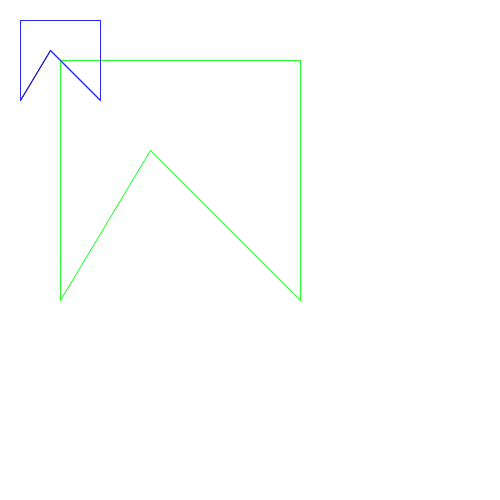
Frame 1 (no input)
Frame 60 (the mouse pressed at the canvas centre just before this capture): identical to frame 1, image omitted
Frame 120 (the mouse held since frame 60 and released just before this capture): identical to frame 1, image omitted

The Processing sketch that drew this single still picture (run headless with seeded random() and noise(); from frame 60 on, the mouse is pressed at the canvas centre):

// Processing sketch: Main
// ── Main.pde
vector a = new vector(20,20), b =new vector(100,20), c =new vector(20,100), d = new vector(100,100),e = new vector(50,50);

line x = new line(a,b),y = new line(a,c),z = new line(d,b), w = new line(e,c), p = new line(d,e);

void setup() {
  size(500,500);

}

void draw() {
  background(255);
  matrix    m1 = new matrix(3,0,
                            1,2),
                        
            m2 = new matrix(1,0,
                            0,1);
  
  stroke(0);
  x.draw();
  y.draw();
  z.draw();
  w.draw();
  p.draw();
  
  stroke(40,255,40);
  x.draw(m1);
  y.draw(m1);
  z.draw(m1);
  w.draw(m1);
  p.draw(m1);
  
  stroke(40,40,255);
  x.draw(m2);
  y.draw(m2);
  z.draw(m2);
  w.draw(m2);
  p.draw(m2);
}


class line{
  public vector a,b;
  
  public line(vector a, vector b){
    this.a = a;
    this.b = b;
  }
  
  public void draw(){
    line(a.x(),a.y(),b.x(),b.y());
  }
  
   public void draw(matrix m){
    vector a = this.a.transform(m);
    vector b = this.b.transform(m);
    line(a.x(),a.y(),b.x(),b.y());
  }
  
}

class vector{
  int[] contents= {0,0};
  
  public int x(){
    return getAt(0);
  }
  
  public int y(){
    return getAt(1);
  }
  
  public vector(int x, int y){
    this.contents[0] = x;
    this.contents[1] = y;
  }
  
  int getAt(int x){
  return contents[x];
}
  
  public vector transform(matrix transformation){
    vector newVector = new vector(0,0);
    for(int x =0; x < 2; x++){
      for(int y =0; y < 2; y++){
        newVector.contents[y] += getAt(y) * transformation.getAt(y,x); //+ getAt(1) * transformation.getAt(1,x);
      }
    }
    return newVector;
  }
}

class matrix{  
  float [][] contents = {  {0.0,0.0} ,
                         {0.0,0.0} };
  
  public matrix() {
    this.contents = new float[][]{{0.0,0.0},{0.0,0.0}};
  }
  
  public matrix(float a,float b,float c,float d) {
    this.contents = new float[][]{{0.0,0.0},{0.0,0.0}};
    contents[0][0] = a;
    contents[0][1] = b;
    contents[1][0] = c;
    contents[1][1] = d;
  }
  
  public float getAt(int x, int y) {
    return contents[x][y];
  }
   
}
